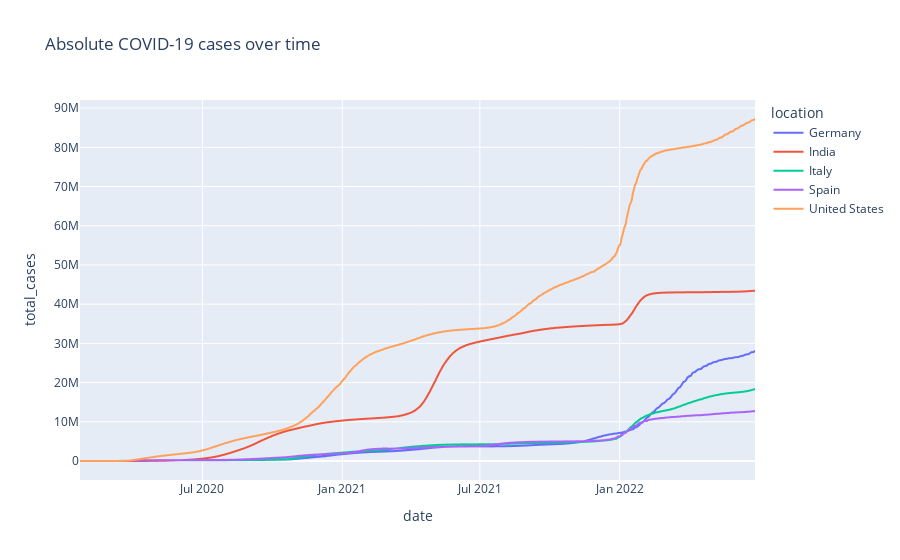

Write notebook code for a chart like this one.
### Markdown cell above
### Linear Graph COVID-19 Cases over time for five countries

### Code cell
fig = px.line(df_my_list, x="date", y="total_cases", color ='location', title='Absolute COVID-19 cases over time')
fig.show()

### Figure 1 — Plotly figure (JSON) as saved in the notebook; plotly's stock layout.template omitted (floating-point values rounded to 4 significant figures; data arrays with more than 128 entries replaced by an {"elided": "..."} marker saying what was removed)
{"data": [{"hovertemplate": "location=Germany<br>date=%{x}<br>total_cases=%{y}<extra></extra>", "legendgroup": "Germany", "line": {"color": "#636efa", "dash": "solid"}, "marker": {"symbol": "circle"}, "mode": "lines", "name": "Germany", "showlegend": true, "type": "scattergl", "x": {"elided": "884 str values"}, "xaxis": "x", "y": {"elided": "884 int values"}, "yaxis": "y"}, {"hovertemplate": "location=India<br>date=%{x}<br>total_cases=%{y}<extra></extra>", "legendgroup": "India", "line": {"color": "#EF553B", "dash": "solid"}, "marker": {"symbol": "circle"}, "mode": "lines", "name": "India", "showlegend": true, "type": "scattergl", "x": {"elided": "881 str values"}, "xaxis": "x", "y": {"elided": "881 int values"}, "yaxis": "y"}, {"hovertemplate": "location=Italy<br>date=%{x}<br>total_cases=%{y}<extra></extra>", "legendgroup": "Italy", "line": {"color": "#00cc96", "dash": "solid"}, "marker": {"symbol": "circle"}, "mode": "lines", "name": "Italy", "showlegend": true, "type": "scattergl", "x": {"elided": "880 str values"}, "xaxis": "x", "y": {"elided": "880 int values"}, "yaxis": "y"}, {"hovertemplate": "location=Spain<br>date=%{x}<br>total_cases=%{y}<extra></extra>", "legendgroup": "Spain", "line": {"color": "#ab63fa", "dash": "solid"}, "marker": {"symbol": "circle"}, "mode": "lines", "name": "Spain", "showlegend": true, "type": "scattergl", "x": {"elided": "879 str values"}, "xaxis": "x", "y": {"elided": "879 int values"}, "yaxis": "y"}, {"hovertemplate": "location=United States<br>date=%{x}<br>total_cases=%{y}<extra></extra>", "legendgroup": "United States", "line": {"color": "#FFA15A", "dash": "solid"}, "marker": {"symbol": "circle"}, "mode": "lines", "name": "United States", "showlegend": true, "type": "scattergl", "x": {"elided": "889 str values"}, "xaxis": "x", "y": {"elided": "889 int values"}, "yaxis": "y"}], "layout": {"legend": {"title": {"text": "location"}, "tracegroupgap": 0}, "title": {"text": "Absolute COVID-19 cases over time"}, "xaxis": {"anchor": "y", "domain": [0, 1], "title": {"text": "date"}}, "yaxis": {"anchor": "x", "domain": [0, 1], "title": {"text": "total_cases"}}}}
